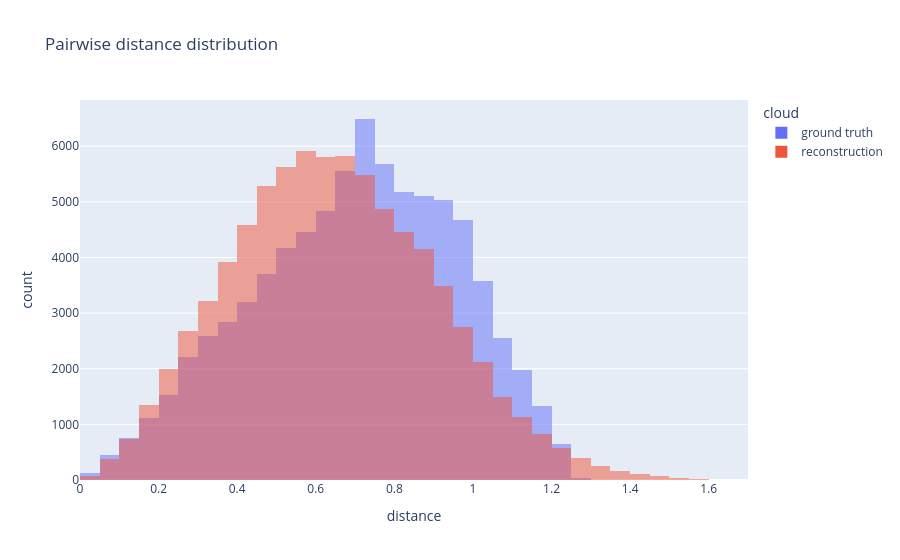

This figure's notebook cell:
### Markdown cell above
## 6. Pairwise-distance distribution

A quick sanity check that the reconstruction preserves the geometry: the
distribution of pairwise distances in the reconstruction should track the
ground truth.

### Code cell
from scipy.spatial.distance import pdist

gt_d = pdist(result.ground_truth)
rec_d = pdist(result.aligned_embedding)

px.histogram(
    {"distance": np.concatenate([gt_d, rec_d]),
     "cloud": ["ground truth"] * len(gt_d) + ["reconstruction"] * len(rec_d)},
    x="distance", color="cloud", barmode="overlay", nbins=60,
    title="Pairwise distance distribution",
)

### Figure 1 — Plotly figure (JSON) as saved in the notebook; plotly's stock layout.template omitted (floating-point values rounded to 4 significant figures; data arrays with more than 128 entries replaced by an {"elided": "..."} marker saying what was removed)
{"data": [{"bingroup": "x", "hovertemplate": "cloud=ground truth<br>distance=%{x}<br>count=%{y}<extra></extra>", "legendgroup": "ground truth", "marker": {"color": "#636efa", "opacity": 0.5, "pattern": {"shape": ""}}, "name": "ground truth", "nbinsx": 60, "orientation": "v", "showlegend": true, "type": "histogram", "x": {"elided": "79800 float values"}, "xaxis": "x", "yaxis": "y"}, {"bingroup": "x", "hovertemplate": "cloud=reconstruction<br>distance=%{x}<br>count=%{y}<extra></extra>", "legendgroup": "reconstruction", "marker": {"color": "#EF553B", "opacity": 0.5, "pattern": {"shape": ""}}, "name": "reconstruction", "nbinsx": 60, "orientation": "v", "showlegend": true, "type": "histogram", "x": {"elided": "79800 float values"}, "xaxis": "x", "yaxis": "y"}], "layout": {"barmode": "overlay", "legend": {"title": {"text": "cloud"}, "tracegroupgap": 0}, "title": {"text": "Pairwise distance distribution"}, "xaxis": {"anchor": "y", "domain": [0.0, 1.0], "title": {"text": "distance"}}, "yaxis": {"anchor": "x", "domain": [0.0, 1.0], "title": {"text": "count"}}}}
